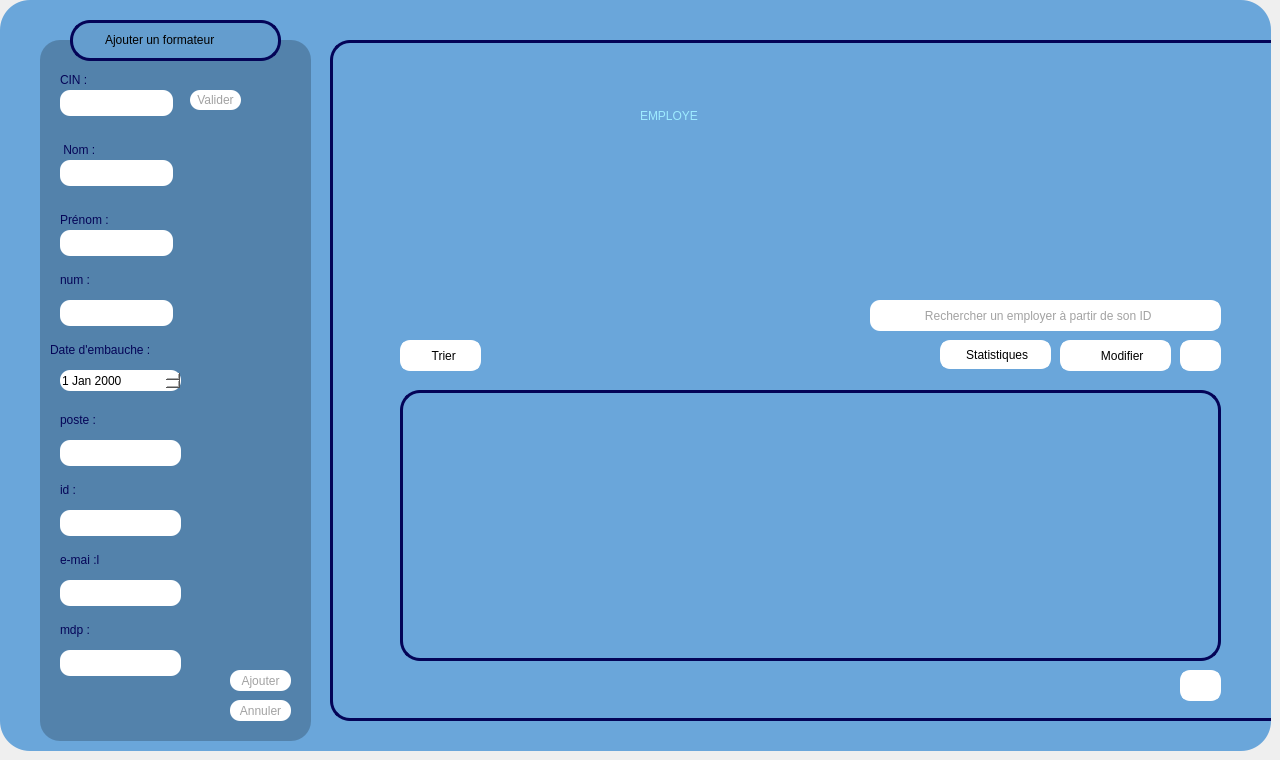
    <widget class="QWidget" name="page_employe">
     <widget class="QWidget" name="Formateur" native="true">
      <property name="geometry">
       <rect>
        <x>0</x>
        <y>0</y>
        <width>1271</width>
        <height>751</height>
       </rect>
      </property>
      <property name="maximumSize">
       <size>
        <width>2000</width>
        <height>2000</height>
       </size>
      </property>
      <property name="baseSize">
       <size>
        <width>1000</width>
        <height>1000</height>
       </size>
      </property>
      <property name="mouseTracking">
       <bool>false</bool>
      </property>
      <property name="tabletTracking">
       <bool>false</bool>
      </property>
      <property name="autoFillBackground">
       <bool>false</bool>
      </property>
      <property name="styleSheet">
       <string notr="true">background-color: rgb(106, 166, 218);

border-radius:30px;</string>
      </property>
      <widget class="QFrame" name="frame_9">
       <property name="geometry">
        <rect>
         <x>40</x>
         <y>40</y>
         <width>271</width>
         <height>701</height>
        </rect>
       </property>
       <property name="styleSheet">
        <string notr="true">background-color: rgb(58, 196, 255);
background-color: rgb(83, 130, 171);
border-radius:20px;

</string>
       </property>
       <property name="frameShape">
        <enum>QFrame::Shape::NoFrame</enum>
       </property>
       <widget class="QStackedWidget" name="stackedWidget_2">
        <property name="geometry">
         <rect>
          <x>230</x>
          <y>120</y>
          <width>120</width>
          <height>80</height>
         </rect>
        </property>
        <widget class="QWidget" name="page_3"/>
        <widget class="QWidget" name="page_4"/>
       </widget>
       <widget class="QPushButton" name="pushButton_cin_4">
        <property name="geometry">
         <rect>
          <x>150</x>
          <y>50</y>
          <width>51</width>
          <height>20</height>
         </rect>
        </property>
        <property name="styleSheet">
         <string notr="true">QPushButton{
background-color: rgb(255, 255, 255);
color: rgb(162, 162, 162);
border-radius:10px;
}
QPushButton:hover{
	background-color: rgb(162, 162, 162);
	color: rgb(255, 255, 255);
}



</string>
        </property>
        <property name="text">
         <string>Valider</string>
        </property>
       </widget>
       <widget class="QPushButton" name="pushButton_ANNULER_4">
        <property name="geometry">
         <rect>
          <x>190</x>
          <y>660</y>
          <width>61</width>
          <height>21</height>
         </rect>
        </property>
        <property name="styleSheet">
         <string notr="true">QPushButton{
background-color: rgb(255, 255, 255);
color: rgb(162, 162, 162);
border-radius:10px;
}
QPushButton:hover{
	background-color: rgb(162, 162, 162);
	color: rgb(255, 255, 255);
}



</string>
        </property>
        <property name="text">
         <string>Annuler</string>
        </property>
       </widget>
       <widget class="QLabel" name="label_contact_4">
        <property name="geometry">
         <rect>
          <x>20</x>
          <y>230</y>
          <width>63</width>
          <height>20</height>
         </rect>
        </property>
        <property name="styleSheet">
         <string notr="true">color: rgb(4, 4, 87);</string>
        </property>
        <property name="text">
         <string>num :</string>
        </property>
       </widget>
       <widget class="QLabel" name="label_cin_7">
        <property name="geometry">
         <rect>
          <x>20</x>
          <y>100</y>
          <width>41</width>
          <height>20</height>
         </rect>
        </property>
        <property name="styleSheet">
         <string notr="true">color: rgb(4, 4, 87);</string>
        </property>
        <property name="text">
         <string> Nom :</string>
        </property>
       </widget>
       <widget class="QLineEdit" name="lineEdit_num">
        <property name="geometry">
         <rect>
          <x>20</x>
          <y>260</y>
          <width>113</width>
          <height>26</height>
         </rect>
        </property>
        <property name="styleSheet">
         <string notr="true">background-color: rgb(255, 255, 255);
border-radius:10px;</string>
        </property>
       </widget>
       <widget class="QLineEdit" name="lineEdit_poste">
        <property name="geometry">
         <rect>
          <x>20</x>
          <y>400</y>
          <width>121</width>
          <height>26</height>
         </rect>
        </property>
        <property name="styleSheet">
         <string notr="true">background-color: rgb(255, 255, 255);
border-radius:10px;
</string>
        </property>
        <property name="text">
         <string/>
        </property>
       </widget>
       <widget class="QPushButton" name="btajouter">
        <property name="geometry">
         <rect>
          <x>190</x>
          <y>630</y>
          <width>61</width>
          <height>21</height>
         </rect>
        </property>
        <property name="styleSheet">
         <string notr="true">QPushButton{
background-color: rgb(255, 255, 255);
color: rgb(162, 162, 162);
border-radius:10px;
}
QPushButton:hover{
	background-color: rgb(162, 162, 162);
	color: rgb(255, 255, 255);
}




</string>
        </property>
        <property name="text">
         <string>Ajouter</string>
        </property>
       </widget>
       <widget class="QLabel" name="label_cin_6">
        <property name="geometry">
         <rect>
          <x>20</x>
          <y>30</y>
          <width>31</width>
          <height>20</height>
         </rect>
        </property>
        <property name="styleSheet">
         <string notr="true">color: rgb(4, 4, 87);</string>
        </property>
        <property name="text">
         <string>CIN :</string>
        </property>
       </widget>
       <widget class="QLabel" name="label_specialite_7">
        <property name="geometry">
         <rect>
          <x>20</x>
          <y>510</y>
          <width>111</width>
          <height>20</height>
         </rect>
        </property>
        <property name="styleSheet">
         <string notr="true">color: rgb(4, 4, 87);</string>
        </property>
        <property name="text">
         <string>e-mai :l</string>
        </property>
       </widget>
       <widget class="QLabel" name="label_prenom_6">
        <property name="geometry">
         <rect>
          <x>20</x>
          <y>170</y>
          <width>63</width>
          <height>20</height>
         </rect>
        </property>
        <property name="styleSheet">
         <string notr="true">color: rgb(4, 4, 87);</string>
        </property>
        <property name="text">
         <string>Prénom :</string>
        </property>
       </widget>
       <widget class="QLineEdit" name="lineEdit_cin">
        <property name="geometry">
         <rect>
          <x>20</x>
          <y>50</y>
          <width>113</width>
          <height>26</height>
         </rect>
        </property>
        <property name="styleSheet">
         <string notr="true">background-color: rgb(255, 255, 255);
border-radius:10px;
</string>
        </property>
        <property name="maxLength">
         <number>8</number>
        </property>
       </widget>
       <widget class="QLabel" name="label_specialite_3">
        <property name="geometry">
         <rect>
          <x>20</x>
          <y>370</y>
          <width>111</width>
          <height>20</height>
         </rect>
        </property>
        <property name="styleSheet">
         <string notr="true">color: rgb(4, 4, 87);</string>
        </property>
        <property name="text">
         <string>poste :</string>
        </property>
       </widget>
       <widget class="QLineEdit" name="lineEdit_mdp">
        <property name="geometry">
         <rect>
          <x>20</x>
          <y>610</y>
          <width>121</width>
          <height>26</height>
         </rect>
        </property>
        <property name="styleSheet">
         <string notr="true">background-color: rgb(255, 255, 255);
border-radius:10px;
</string>
        </property>
        <property name="text">
         <string/>
        </property>
       </widget>
       <widget class="QLabel" name="label_specialite_4">
        <property name="geometry">
         <rect>
          <x>20</x>
          <y>440</y>
          <width>111</width>
          <height>20</height>
         </rect>
        </property>
        <property name="styleSheet">
         <string notr="true">color: rgb(4, 4, 87);</string>
        </property>
        <property name="text">
         <string>id :</string>
        </property>
       </widget>
       <widget class="QLineEdit" name="lineEdit_prenom">
        <property name="geometry">
         <rect>
          <x>20</x>
          <y>190</y>
          <width>113</width>
          <height>26</height>
         </rect>
        </property>
        <property name="styleSheet">
         <string notr="true">background-color: rgb(255, 255, 255);
border-radius:10px;</string>
        </property>
       </widget>
       <widget class="QLineEdit" name="lineEdit_nom">
        <property name="geometry">
         <rect>
          <x>20</x>
          <y>120</y>
          <width>113</width>
          <height>26</height>
         </rect>
        </property>
        <property name="styleSheet">
         <string notr="true">background-color: rgb(255, 255, 255);
border-radius:10px;</string>
        </property>
        <property name="maxLength">
         <number>20</number>
        </property>
       </widget>
       <widget class="QLineEdit" name="lineEdit_ID">
        <property name="geometry">
         <rect>
          <x>20</x>
          <y>470</y>
          <width>121</width>
          <height>26</height>
         </rect>
        </property>
        <property name="styleSheet">
         <string notr="true">background-color: rgb(255, 255, 255);
border-radius:10px;
</string>
        </property>
        <property name="text">
         <string/>
        </property>
       </widget>
       <widget class="QLineEdit" name="lineEdit_email">
        <property name="geometry">
         <rect>
          <x>20</x>
          <y>540</y>
          <width>121</width>
          <height>26</height>
         </rect>
        </property>
        <property name="styleSheet">
         <string notr="true">background-color: rgb(255, 255, 255);
border-radius:10px;
</string>
        </property>
        <property name="text">
         <string/>
        </property>
       </widget>
       <widget class="QLabel" name="label_specialite_6">
        <property name="geometry">
         <rect>
          <x>20</x>
          <y>580</y>
          <width>111</width>
          <height>20</height>
         </rect>
        </property>
        <property name="styleSheet">
         <string notr="true">color: rgb(4, 4, 87);</string>
        </property>
        <property name="text">
         <string>mdp :</string>
        </property>
       </widget>
       <widget class="QLabel" name="label_embauhe_6">
        <property name="geometry">
         <rect>
          <x>10</x>
          <y>300</y>
          <width>131</width>
          <height>20</height>
         </rect>
        </property>
        <property name="styleSheet">
         <string notr="true">color: rgb(4, 4, 87);
</string>
        </property>
        <property name="text">
         <string>Date d'embauche :</string>
        </property>
       </widget>
       <widget class="QDateEdit" name="dateEdit">
        <property name="geometry">
         <rect>
          <x>20</x>
          <y>330</y>
          <width>121</width>
          <height>21</height>
         </rect>
        </property>
        <property name="styleSheet">
         <string notr="true">background-color: rgb(255, 255, 255);
border-radius:10px;</string>
        </property>
       </widget>
      </widget>
      <widget class="QFrame" name="frame_10">
       <property name="geometry">
        <rect>
         <x>70</x>
         <y>20</y>
         <width>211</width>
         <height>41</height>
        </rect>
       </property>
       <property name="styleSheet">
        <string notr="true">background-color: rgb(100, 157, 206);
border: 3px solid #040457;
border-radius:20px;</string>
       </property>
       <property name="frameShape">
        <enum>QFrame::Shape::NoFrame</enum>
       </property>
       <widget class="QLabel" name="label_embauhe_7">
        <property name="geometry">
         <rect>
          <x>30</x>
          <y>10</y>
          <width>161</width>
          <height>20</height>
         </rect>
        </property>
        <property name="styleSheet">
         <string notr="true">background-color: rgb(100, 157, 206);
border: 2px solid #649dce;
</string>
        </property>
        <property name="text">
         <string>Ajouter un formateur</string>
        </property>
       </widget>
      </widget>
      <widget class="QFrame" name="frame_11">
       <property name="geometry">
        <rect>
         <x>330</x>
         <y>40</y>
         <width>1001</width>
         <height>681</height>
        </rect>
       </property>
       <property name="styleSheet">
        <string notr="true">border: 3px solid #040457;
border-radius:20px;
</string>
       </property>
       <property name="frameShape">
        <enum>QFrame::Shape::NoFrame</enum>
       </property>
       <widget class="QLineEdit" name="lineEdit_RECHERCHE_3">
        <property name="geometry">
         <rect>
          <x>570</x>
          <y>260</y>
          <width>321</width>
          <height>31</height>
         </rect>
        </property>
        <property name="styleSheet">
         <string notr="true">background-color: rgb(255, 255, 255);
border-radius:10px;
border: 3px solid #ffffff;
color: rgb(162, 162, 162);</string>
        </property>
        <property name="text">
         <string>      Rechercher un employer à partir de son ID</string>
        </property>
       </widget>
       <widget class="QPushButton" name="bmodifier">
        <property name="geometry">
         <rect>
          <x>730</x>
          <y>300</y>
          <width>111</width>
          <height>31</height>
         </rect>
        </property>
        <property name="styleSheet">
         <string notr="true">QPushButton{
background-color: rgb(255, 255, 255);
border-radius:10px;
border: 3px solid #ffffff;
}
QPushButton:hover{
	background-color: rgb(220, 220, 220);
	color: rgb(90, 90, 90);

	border-radius:10px;
}
</string>
        </property>
        <property name="text">
         <string>    Modifier</string>
        </property>
       </widget>
       <widget class="QPushButton" name="btsupprimer">
        <property name="geometry">
         <rect>
          <x>850</x>
          <y>300</y>
          <width>41</width>
          <height>31</height>
         </rect>
        </property>
        <property name="styleSheet">
         <string notr="true">QPushButton{
background-color: rgb(255, 255, 255);
border-radius:10px;
border: 3px solid #ffffff;
}
QPushButton:hover{
	background-color: rgb(220, 220, 220);
	color: rgb(90, 90, 90);

	border-radius:10px;
}
</string>
        </property>
        <property name="text">
         <string/>
        </property>
        <property name="icon">
         <iconset>
          <normaloff>:/img/poubelle.png</normaloff>:/img/poubelle.png</iconset>
        </property>
       </widget>
       <widget class="QPushButton" name="pushButton_29">
        <property name="geometry">
         <rect>
          <x>70</x>
          <y>300</y>
          <width>81</width>
          <height>31</height>
         </rect>
        </property>
        <property name="styleSheet">
         <string notr="true">QPushButton{
background-color: rgb(255, 255, 255);
border-radius:10px;
border: 3px solid #ffffff;
}
QPushButton:hover{
	background-color: rgb(220, 220, 220);
	color: rgb(90, 90, 90);

	border-radius:10px;
}
</string>
        </property>
        <property name="text">
         <string>  Trier</string>
        </property>
        <property name="icon">
         <iconset>
          <normaloff>:/img/trie.png</normaloff>:/img/trie.png</iconset>
        </property>
        <property name="autoRepeatInterval">
         <number>97</number>
        </property>
       </widget>
       <widget class="QPushButton" name="pushButton_30">
        <property name="geometry">
         <rect>
          <x>850</x>
          <y>630</y>
          <width>41</width>
          <height>31</height>
         </rect>
        </property>
        <property name="styleSheet">
         <string notr="true">QPushButton{
background-color: rgb(255, 255, 255);
border-radius:10px;
border: 3px solid #ffffff;
}
QPushButton:hover{
	background-color: rgb(220, 220, 220);
	color: rgb(90, 90, 90);

	border-radius:10px;
}
</string>
        </property>
        <property name="text">
         <string/>
        </property>
        <property name="icon">
         <iconset>
          <normaloff>:/img/download.png</normaloff>:/img/download.png</iconset>
        </property>
       </widget>
       <widget class="QLabel" name="label_3">
        <property name="geometry">
         <rect>
          <x>310</x>
          <y>50</y>
          <width>331</width>
          <height>51</height>
         </rect>
        </property>
        <property name="styleSheet">
         <string notr="true">background-color: rgb(106, 166, 218);
color: rgb(83, 130, 171);
color: rgb(157, 235, 255);
border: none;
font: 30pt &quot;Rockwell&quot;;</string>
        </property>
        <property name="text">
         <string>EMPLOYE</string>
        </property>
       </widget>
       <widget class="QPushButton" name="pushButton_stat_2">
        <property name="geometry">
         <rect>
          <x>610</x>
          <y>300</y>
          <width>111</width>
          <height>29</height>
         </rect>
        </property>
        <property name="styleSheet">
         <string notr="true">QPushButton{
background-color: rgb(255, 255, 255);
border-radius:10px;
border: 3px solid #ffffff;
}
QPushButton:hover{
	background-color: rgb(220, 220, 220);
	color: rgb(90, 90, 90);

	border-radius:10px;
}
</string>
        </property>
        <property name="text">
         <string> Statistiques</string>
        </property>
        <property name="icon">
         <iconset>
          <normaloff>:/img/stat.png</normaloff>:/img/stat.png</iconset>
        </property>
       </widget>
       <widget class="QPushButton" name="pushButton_31">
        <property name="geometry">
         <rect>
          <x>540</x>
          <y>260</y>
          <width>51</width>
          <height>31</height>
         </rect>
        </property>
        <property name="styleSheet">
         <string notr="true">border:none;
background-color: rgb(255, 255, 255);
border-radius : 10px;
</string>
        </property>
        <property name="text">
         <string/>
        </property>
        <property name="icon">
         <iconset>
          <normaloff>:/img/loupe.png</normaloff>:/img/loupe.png</iconset>
        </property>
       </widget>
       <widget class="QTableView" name="tableView">
        <property name="geometry">
         <rect>
          <x>70</x>
          <y>350</y>
          <width>821</width>
          <height>271</height>
         </rect>
        </property>
       </widget>
      </widget>
     </widget>
    </widget>
